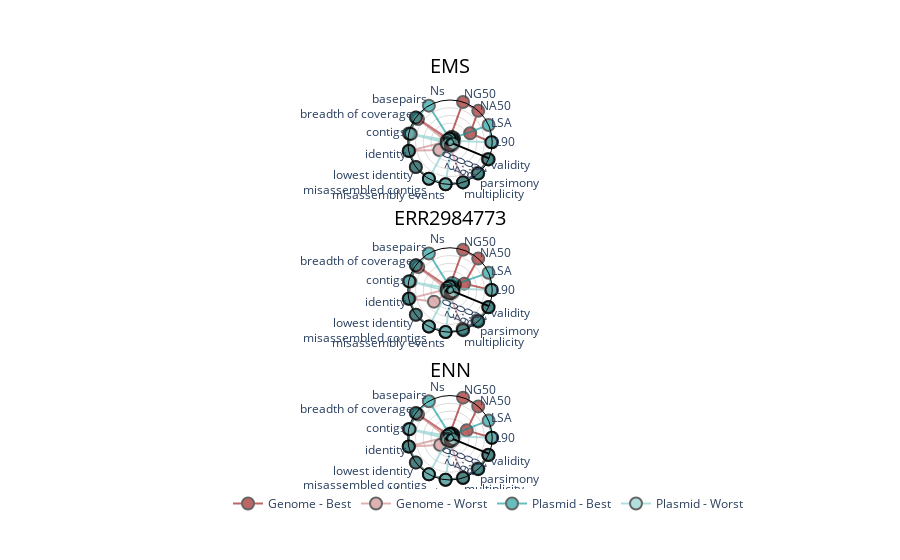

The cell this chart's notebook holds for it:
### Code cell
COLOURS = ['#930001','#C97F80','#009392','#7FC9C8']

fig = make_subplots(rows=3, cols=1, specs=[[{'type': 'polar'}],[{'type': 'polar'}], [{'type': 'polar'}]], subplot_titles=([x[0] for x in rank_dfs]))

j=0

for sample, df in rank_dfs:
    showlegend=True if j==1 else False
    i= 0
    j+=1

    for index, row in df.iterrows():
        # BEST
        genomt_type = index[0]
        category = index[1]
        
        row_data = []

        for col in df.columns:
            row_data.append(row.loc[:].at[col])
        
        if category == 'Best':
            fig.add_trace(go.Scatterpolar(r=row_data,
                                      theta=list([z.replace('_',' ') for z in df.columns]), mode='lines+markers',
                                      marker=dict(color=COLOURS[i], size=12), 
                                      marker_line_color="black", 
                                      marker_line_width=2,
                                      opacity=0.6,
                                      name="{} - {}".format(genomt_type, category), line=dict(color=COLOURS[i]), showlegend=showlegend),
                         col=1, row=j)

            
        else:
            fig.add_trace(go.Scatterpolar(r=row_data,
                                      theta=list([z.replace('_',' ') for z in df.columns]), mode='lines+markers',
                                      marker=dict(color=COLOURS[i], size=12), 
                                      marker_line_color="black", 
                                      marker_line_width=2,
                                      opacity=0.6,
                                      name="{} - {}".format(genomt_type, category), line=dict(color=COLOURS[i]), showlegend=showlegend),
                         col=1, row=j)

            
        i+=1
            
fig.update_layout(polar=dict(radialaxis=dict(visible=True,
                                             range=[0,1],
                                             linewidth = 2,
                                             linecolor="black",
                                             gridcolor = "#DCDCDC"), 
                             hole=1/12, bgcolor='rgb(255,255,255)',
                            angularaxis=dict(linecolor="black"),
                            radialaxis_angle = -22.5),
                 polar2=dict(radialaxis=dict(visible=True,
                                             range=[0,1],
                                             linewidth = 2,
                                             linecolor="black",
                                             gridcolor = "#DCDCDC"), 
                             hole=1/12, bgcolor='rgb(255,255,255)',
                            angularaxis=dict(linecolor="black"),
                            radialaxis_angle = -22.5),
                 polar3=dict(radialaxis=dict(visible=True,
                                             range=[0,1],
                                             linewidth = 2,
                                             linecolor="black",
                                             gridcolor = "#DCDCDC"), 
                             hole=1/12, bgcolor='rgb(255,255,255)',
                            angularaxis=dict(linecolor="black"),
                            radialaxis_angle = -22.5))

fig.layout.annotations[0].update(y=1.05, font=dict(size=20,color="black"))
fig.layout.annotations[1].update(y=0.65, font=dict(size=20,color="black"))
fig.layout.annotations[2].update(y=0.25, font=dict(size=20,color="black"))


fig.update_layout(legend=dict(
    orientation="h",
    yanchor="bottom",
    y=-0.1,
    xanchor="left",
    x=0.2
))

fig.show()
plot(fig, filename='Plots/Reference Metrics/Genomic Type - all.html', auto_open=False)

### Figure 1 — Plotly figure (JSON) as saved in the notebook; plotly's stock layout.template omitted (floating-point values rounded to 4 significant figures)
{"data": [{"line": {"color": "#930001"}, "marker": {"color": "#930001", "line": {"color": "black", "width": 2}, "size": 12}, "mode": "lines+markers", "name": "Genome - Best", "opacity": 0.6, "r": [0.9823, 0.4798, 1, 1, 0, -591.2, 0.9922, 0.9704, 1, 1, 1, 1, 1, 1, 1], "showlegend": false, "subplot": "polar", "theta": ["L90", "LSA", "NA50", "NG50", "Ns", "basepairs", "breadth of coverage", "contigs", "identity", "lowest identity", "misassembled contigs", "misassembly events", "multiplicity", "parsimony", "validity"], "type": "scatterpolar"}, {"line": {"color": "#C97F80"}, "marker": {"color": "#C97F80", "line": {"color": "black", "width": 2}, "size": 12}, "mode": "lines+markers", "name": "Genome - Worst", "opacity": 0.6, "r": [0, 0.01888, 0.03998, 0.03879, 0, -2247.0, 0.932, 0, 0.9842, 0.2507, 0, 0, 0.9937, 0.9766, 0.9772], "showlegend": false, "subplot": "polar", "theta": ["L90", "LSA", "NA50", "NG50", "Ns", "basepairs", "breadth of coverage", "contigs", "identity", "lowest identity", "misassembled contigs", "misassembly events", "multiplicity", "parsimony", "validity"], "type": "scatterpolar"}, {"line": {"color": "#009392"}, "marker": {"color": "#009392", "line": {"color": "black", "width": 2}, "size": 12}, "mode": "lines+markers", "name": "Plasmid - Best", "opacity": 0.6, "r": [0.9965, 1, 0.05963, 0.05963, 0, 0.9997, 1, 0.9977, 1, 1, 1, 1, 1, 1, 1], "showlegend": false, "subplot": "polar", "theta": ["L90", "LSA", "NA50", "NG50", "Ns", "basepairs", "breadth of coverage", "contigs", "identity", "lowest identity", "misassembled contigs", "misassembly events", "multiplicity", "parsimony", "validity"], "type": "scatterpolar"}, {"line": {"color": "#7FC9C8"}, "marker": {"color": "#7FC9C8", "line": {"color": "black", "width": 2}, "size": 12}, "mode": "lines+markers", "name": "Plasmid - Worst", "opacity": 0.6, "r": [0.9753, 0, 0, 0, 0, -33.99, 0, 0.9408, 0, 0, 1, 1, 0, 0, 0], "showlegend": false, "subplot": "polar", "theta": ["L90", "LSA", "NA50", "NG50", "Ns", "basepairs", "breadth of coverage", "contigs", "identity", "lowest identity", "misassembled contigs", "misassembly events", "multiplicity", "parsimony", "validity"], "type": "scatterpolar"}, {"line": {"color": "#930001"}, "marker": {"color": "#930001", "line": {"color": "black", "width": 2}, "size": 12}, "mode": "lines+markers", "name": "Genome - Best", "opacity": 0.6, "r": [0.9721, 0.3129, 1, 1, 0, -585.2, 0.992, 0.9525, 1, 1, 1, 1, 1, 1, 1], "showlegend": true, "subplot": "polar2", "theta": ["L90", "LSA", "NA50", "NG50", "Ns", "basepairs", "breadth of coverage", "contigs", "identity", "lowest identity", "misassembled contigs", "misassembly events", "multiplicity", "parsimony", "validity"], "type": "scatterpolar"}, {"line": {"color": "#C97F80"}, "marker": {"color": "#C97F80", "line": {"color": "black", "width": 2}, "size": 12}, "mode": "lines+markers", "name": "Genome - Worst", "opacity": 0.6, "r": [0, 0.01328, 0.02971, 0.02873, 0, -2249.0, 0.9224, 0, 0.9786, 0.4209, 0, 0, 0.9631, 0.9631, 0.9868], "showlegend": true, "subplot": "polar2", "theta": ["L90", "LSA", "NA50", "NG50", "Ns", "basepairs", "breadth of coverage", "contigs", "identity", "lowest identity", "misassembled contigs", "misassembly events", "multiplicity", "parsimony", "validity"], "type": "scatterpolar"}, {"line": {"color": "#009392"}, "marker": {"color": "#009392", "line": {"color": "black", "width": 2}, "size": 12}, "mode": "lines+markers", "name": "Plasmid - Best", "opacity": 0.6, "r": [0.9953, 1, 0.1018, 0.1018, 0, 1, 1, 0.9972, 1, 1, 1, 1, 1, 1, 1], "showlegend": true, "subplot": "polar2", "theta": ["L90", "LSA", "NA50", "NG50", "Ns", "basepairs", "breadth of coverage", "contigs", "identity", "lowest identity", "misassembled contigs", "misassembly events", "multiplicity", "parsimony", "validity"], "type": "scatterpolar"}, {"line": {"color": "#7FC9C8"}, "marker": {"color": "#7FC9C8", "line": {"color": "black", "width": 2}, "size": 12}, "mode": "lines+markers", "name": "Plasmid - Worst", "opacity": 0.6, "r": [0.9814, 0, 0, 0, 0, -34.59, 0, 0.9804, 0, 0, 1, 1, 0, 0, 0], "showlegend": true, "subplot": "polar2", "theta": ["L90", "LSA", "NA50", "NG50", "Ns", "basepairs", "breadth of coverage", "contigs", "identity", "lowest identity", "misassembled contigs", "misassembly events", "multiplicity", "parsimony", "validity"], "type": "scatterpolar"}, {"line": {"color": "#930001"}, "marker": {"color": "#930001", "line": {"color": "black", "width": 2}, "size": 12}, "mode": "lines+markers", "name": "Genome - Best", "opacity": 0.6, "r": [0.9881, 0.3814, 1, 1, 0, -590.9, 0.9916, 0.9829, 1, 1, 1, 1, 1, 1, 1], "showlegend": false, "subplot": "polar3", "theta": ["L90", "LSA", "NA50", "NG50", "Ns", "basepairs", "breadth of coverage", "contigs", "identity", "lowest identity", "misassembled contigs", "misassembly events", "multiplicity", "parsimony", "validity"], "type": "scatterpolar"}, {"line": {"color": "#C97F80"}, "marker": {"color": "#C97F80", "line": {"color": "black", "width": 2}, "size": 12}, "mode": "lines+markers", "name": "Genome - Worst", "opacity": 0.6, "r": [0, 0.006355, 0.02258, 0.0221, 0, -2247.0, 0.9314, 0, 0.9924, 0.2218, 0, 0, 0.9913, 0.9781, 0.9871], "showlegend": false, "subplot": "polar3", "theta": ["L90", "LSA", "NA50", "NG50", "Ns", "basepairs", "breadth of coverage", "contigs", "identity", "lowest identity", "misassembled contigs", "misassembly events", "multiplicity", "parsimony", "validity"], "type": "scatterpolar"}, {"line": {"color": "#009392"}, "marker": {"color": "#009392", "line": {"color": "black", "width": 2}, "size": 12}, "mode": "lines+markers", "name": "Plasmid - Best", "opacity": 0.6, "r": [0.9985, 1, 0.03466, 0.02829, 0, 0.9997, 1, 0.9989, 1, 1, 1, 1, 1, 1, 1], "showlegend": false, "subplot": "polar3", "theta": ["L90", "LSA", "NA50", "NG50", "Ns", "basepairs", "breadth of coverage", "contigs", "identity", "lowest identity", "misassembled contigs", "misassembly events", "multiplicity", "parsimony", "validity"], "type": "scatterpolar"}, {"line": {"color": "#7FC9C8"}, "marker": {"color": "#7FC9C8", "line": {"color": "black", "width": 2}, "size": 12}, "mode": "lines+markers", "name": "Plasmid - Worst", "opacity": 0.6, "r": [0.9881, 0, 0, 0, 0, -34.0, 0, 0.9743, 0, 0, 1, 1, 0, 0, 0], "showlegend": false, "subplot": "polar3", "theta": ["L90", "LSA", "NA50", "NG50", "Ns", "basepairs", "breadth of coverage", "contigs", "identity", "lowest identity", "misassembled contigs", "misassembly events", "multiplicity", "parsimony", "validity"], "type": "scatterpolar"}], "layout": {"annotations": [{"font": {"color": "black", "size": 20}, "showarrow": false, "text": "EMS", "x": 0.5, "xanchor": "center", "xref": "paper", "y": 1.05, "yanchor": "bottom", "yref": "paper"}, {"font": {"color": "black", "size": 20}, "showarrow": false, "text": "ERR2984773", "x": 0.5, "xanchor": "center", "xref": "paper", "y": 0.65, "yanchor": "bottom", "yref": "paper"}, {"font": {"color": "black", "size": 20}, "showarrow": false, "text": "ENN", "x": 0.5, "xanchor": "center", "xref": "paper", "y": 0.25, "yanchor": "bottom", "yref": "paper"}], "legend": {"orientation": "h", "x": 0.2, "xanchor": "left", "y": -0.1, "yanchor": "bottom"}, "polar": {"angularaxis": {"linecolor": "black"}, "bgcolor": "rgb(255,255,255)", "domain": {"x": [0, 1], "y": [0.7778, 1]}, "hole": 0.08333, "radialaxis": {"angle": -22.5, "gridcolor": "#DCDCDC", "linecolor": "black", "linewidth": 2, "range": [0, 1], "visible": true}}, "polar2": {"angularaxis": {"linecolor": "black"}, "bgcolor": "rgb(255,255,255)", "domain": {"x": [0, 1], "y": [0.3889, 0.6111]}, "hole": 0.08333, "radialaxis": {"angle": -22.5, "gridcolor": "#DCDCDC", "linecolor": "black", "linewidth": 2, "range": [0, 1], "visible": true}}, "polar3": {"angularaxis": {"linecolor": "black"}, "bgcolor": "rgb(255,255,255)", "domain": {"x": [0, 1], "y": [0, 0.2222]}, "hole": 0.08333, "radialaxis": {"angle": -22.5, "gridcolor": "#DCDCDC", "linecolor": "black", "linewidth": 2, "range": [0, 1], "visible": true}}}}
